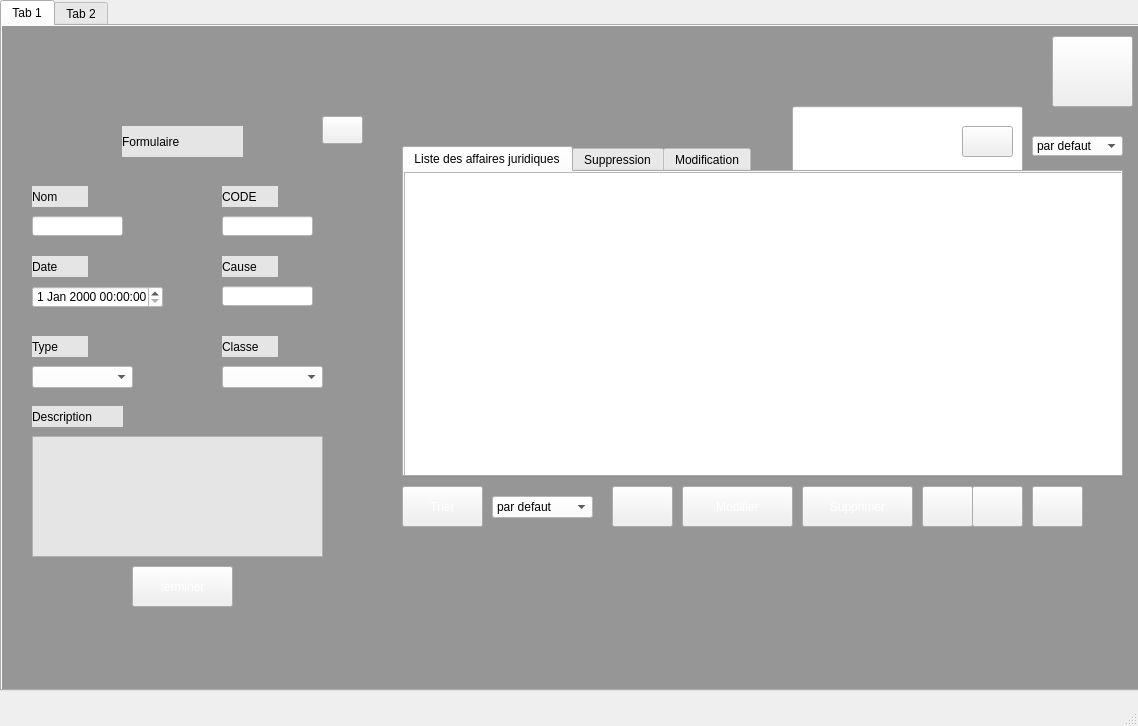
<?xml version="1.0" encoding="UTF-8"?>
<ui version="4.0">
 <class>MainWindow</class>
 <widget class="QMainWindow" name="MainWindow">
  <property name="geometry">
   <rect>
    <x>0</x>
    <y>0</y>
    <width>1138</width>
    <height>726</height>
   </rect>
  </property>
  <property name="windowTitle">
   <string>MainWindow</string>
  </property>
  <property name="styleSheet">
   <string notr="true"/>
  </property>
  <widget class="QWidget" name="centralwidget">
   <widget class="QTabWidget" name="Affaires_juridiques">
    <property name="geometry">
     <rect>
      <x>0</x>
      <y>0</y>
      <width>1161</width>
      <height>691</height>
     </rect>
    </property>
    <widget class="QWidget" name="tab">
     <attribute name="title">
      <string>Tab 1</string>
     </attribute>
     <widget class="QLineEdit" name="recherche">
      <property name="geometry">
       <rect>
        <x>790</x>
        <y>80</y>
        <width>231</width>
        <height>71</height>
       </rect>
      </property>
      <property name="styleSheet">
       <string notr="true">
font: 14pt &quot;MS Shell Dlg 2&quot;;
border-image: url(:/recources/img/affichage.png);</string>
      </property>
      <property name="text">
       <string/>
      </property>
     </widget>
     <widget class="QPushButton" name="stat">
      <property name="geometry">
       <rect>
        <x>920</x>
        <y>460</y>
        <width>51</width>
        <height>41</height>
       </rect>
      </property>
      <property name="styleSheet">
       <string notr="true">border-image: url(:/recources/img/stat.png);</string>
      </property>
      <property name="text">
       <string/>
      </property>
     </widget>
     <widget class="QLabel" name="qrcode_2">
      <property name="geometry">
       <rect>
        <x>420</x>
        <y>510</y>
        <width>211</width>
        <height>181</height>
       </rect>
      </property>
      <property name="text">
       <string/>
      </property>
     </widget>
     <widget class="QPushButton" name="refresh">
      <property name="geometry">
       <rect>
        <x>610</x>
        <y>460</y>
        <width>61</width>
        <height>41</height>
       </rect>
      </property>
      <property name="styleSheet">
       <string notr="true">border-image: url(:/recources/img/refresh.png);</string>
      </property>
      <property name="text">
       <string/>
      </property>
     </widget>
     <widget class="QPushButton" name="Recherche">
      <property name="geometry">
       <rect>
        <x>960</x>
        <y>100</y>
        <width>51</width>
        <height>31</height>
       </rect>
      </property>
      <property name="styleSheet">
       <string notr="true">border-image: url(:/recources/img/recherche.png);</string>
      </property>
      <property name="text">
       <string/>
      </property>
     </widget>
     <widget class="QPushButton" name="Modifier">
      <property name="geometry">
       <rect>
        <x>680</x>
        <y>460</y>
        <width>111</width>
        <height>41</height>
       </rect>
      </property>
      <property name="styleSheet">
       <string notr="true">border-image: url(:/recources/img/blue button.png);
font: 10pt &quot;Arial Rounded MT Bold&quot;;
color: rgb(255, 255, 255);</string>
      </property>
      <property name="text">
       <string>Modifier</string>
      </property>
     </widget>
     <widget class="QPushButton" name="pdf">
      <property name="geometry">
       <rect>
        <x>1030</x>
        <y>460</y>
        <width>51</width>
        <height>41</height>
       </rect>
      </property>
      <property name="styleSheet">
       <string notr="true">border-image: url(:/recources/img/PDF.png);</string>
      </property>
      <property name="text">
       <string/>
      </property>
     </widget>
     <widget class="QPushButton" name="supprimer">
      <property name="geometry">
       <rect>
        <x>800</x>
        <y>460</y>
        <width>111</width>
        <height>41</height>
       </rect>
      </property>
      <property name="styleSheet">
       <string notr="true">border-image: url(:/recources/img/blue button.png);
font: 10pt &quot;Arial Rounded MT Bold&quot;;
color: rgb(255, 255, 255);</string>
      </property>
      <property name="text">
       <string>Supprimer</string>
      </property>
     </widget>
     <widget class="QPushButton" name="profil">
      <property name="geometry">
       <rect>
        <x>1050</x>
        <y>10</y>
        <width>81</width>
        <height>71</height>
       </rect>
      </property>
      <property name="styleSheet">
       <string notr="true">border-image: url(:/recources/img/profile.png);</string>
      </property>
      <property name="text">
       <string/>
      </property>
     </widget>
     <widget class="QPushButton" name="trier">
      <property name="geometry">
       <rect>
        <x>400</x>
        <y>460</y>
        <width>81</width>
        <height>41</height>
       </rect>
      </property>
      <property name="styleSheet">
       <string notr="true">border-image: url(:/recources/img/blue button.png);
font: 10pt &quot;Arial Rounded MT Bold&quot;;
color: rgb(255, 255, 255);</string>
      </property>
      <property name="text">
       <string>Trier</string>
      </property>
     </widget>
     <widget class="QLabel" name="label_4">
      <property name="geometry">
       <rect>
        <x>0</x>
        <y>0</y>
        <width>1351</width>
        <height>711</height>
       </rect>
      </property>
      <property name="styleSheet">
       <string notr="true">background-color: rgb(150, 150, 150);</string>
      </property>
      <property name="text">
       <string/>
      </property>
     </widget>
     <widget class="QTabWidget" name="Qtab">
      <property name="geometry">
       <rect>
        <x>400</x>
        <y>120</y>
        <width>721</width>
        <height>331</height>
       </rect>
      </property>
      <property name="currentIndex">
       <number>0</number>
      </property>
      <widget class="QWidget" name="Liste_Affaires_Juridique">
       <attribute name="title">
        <string>Liste des affaires juridiques</string>
       </attribute>
       <widget class="QTableView" name="Affichage">
        <property name="geometry">
         <rect>
          <x>0</x>
          <y>0</y>
          <width>721</width>
          <height>311</height>
         </rect>
        </property>
       </widget>
      </widget>
      <widget class="QWidget" name="Suppression">
       <attribute name="title">
        <string>Suppression</string>
       </attribute>
       <widget class="QLabel" name="label">
        <property name="geometry">
         <rect>
          <x>240</x>
          <y>10</y>
          <width>251</width>
          <height>31</height>
         </rect>
        </property>
        <property name="styleSheet">
         <string notr="true">
font: 14pt &quot;Arial Rounded MT Bold&quot;;</string>
        </property>
        <property name="text">
         <string>Supprimer une affaire</string>
        </property>
       </widget>
       <widget class="QLabel" name="CODE_text_2">
        <property name="geometry">
         <rect>
          <x>200</x>
          <y>70</y>
          <width>56</width>
          <height>21</height>
         </rect>
        </property>
        <property name="styleSheet">
         <string notr="true">
font: 10pt &quot;MS Shell Dlg 2&quot;;</string>
        </property>
        <property name="text">
         <string>Code :</string>
        </property>
       </widget>
       <widget class="QLineEdit" name="Code_supp">
        <property name="geometry">
         <rect>
          <x>280</x>
          <y>70</y>
          <width>141</width>
          <height>20</height>
         </rect>
        </property>
        <property name="styleSheet">
         <string notr="true">background-color: rgb(255, 255, 255);</string>
        </property>
       </widget>
       <widget class="QLineEdit" name="Nom_supp">
        <property name="geometry">
         <rect>
          <x>280</x>
          <y>140</y>
          <width>141</width>
          <height>20</height>
         </rect>
        </property>
        <property name="styleSheet">
         <string notr="true">background-color: rgb(255, 255, 255);</string>
        </property>
       </widget>
       <widget class="QLabel" name="NOM_text_2">
        <property name="geometry">
         <rect>
          <x>200</x>
          <y>140</y>
          <width>56</width>
          <height>21</height>
         </rect>
        </property>
        <property name="styleSheet">
         <string notr="true">
font: 10pt &quot;MS Shell Dlg 2&quot;;</string>
        </property>
        <property name="text">
         <string>Nom :</string>
        </property>
       </widget>
       <widget class="QLabel" name="label_2">
        <property name="geometry">
         <rect>
          <x>330</x>
          <y>110</y>
          <width>41</width>
          <height>16</height>
         </rect>
        </property>
        <property name="styleSheet">
         <string notr="true">
font: 12pt &quot;MS Shell Dlg 2&quot;;</string>
        </property>
        <property name="text">
         <string>ou</string>
        </property>
       </widget>
      </widget>
      <widget class="QWidget" name="Modification">
       <attribute name="title">
        <string>Modification</string>
       </attribute>
       <widget class="QLabel" name="label_3">
        <property name="geometry">
         <rect>
          <x>230</x>
          <y>10</y>
          <width>251</width>
          <height>31</height>
         </rect>
        </property>
        <property name="styleSheet">
         <string notr="true">
font: 14pt &quot;Arial Rounded MT Bold&quot;;</string>
        </property>
        <property name="text">
         <string>Modifier une affaire</string>
        </property>
       </widget>
       <widget class="QLabel" name="CODE_text_3">
        <property name="geometry">
         <rect>
          <x>190</x>
          <y>100</y>
          <width>56</width>
          <height>21</height>
         </rect>
        </property>
        <property name="styleSheet">
         <string notr="true">
font: 10pt &quot;MS Shell Dlg 2&quot;;</string>
        </property>
        <property name="text">
         <string>Code :</string>
        </property>
       </widget>
       <widget class="QLineEdit" name="Code_mod">
        <property name="geometry">
         <rect>
          <x>280</x>
          <y>100</y>
          <width>141</width>
          <height>20</height>
         </rect>
        </property>
        <property name="styleSheet">
         <string notr="true">background-color: rgb(255, 255, 255);</string>
        </property>
       </widget>
      </widget>
     </widget>
     <widget class="QPushButton" name="location">
      <property name="geometry">
       <rect>
        <x>970</x>
        <y>460</y>
        <width>51</width>
        <height>41</height>
       </rect>
      </property>
      <property name="styleSheet">
       <string notr="true">border-image: url(:/recources/img/geolocalisation.png);</string>
      </property>
      <property name="text">
       <string/>
      </property>
     </widget>
     <widget class="QComboBox" name="chercherbox">
      <property name="geometry">
       <rect>
        <x>1030</x>
        <y>110</y>
        <width>91</width>
        <height>20</height>
       </rect>
      </property>
      <property name="styleSheet">
       <string notr="true">background-color: rgb(255, 255, 255);</string>
      </property>
      <item>
       <property name="text">
        <string>par defaut</string>
       </property>
      </item>
      <item>
       <property name="text">
        <string>par classe</string>
       </property>
      </item>
      <item>
       <property name="text">
        <string>par type</string>
       </property>
      </item>
     </widget>
     <widget class="QGroupBox" name="groupBox_2">
      <property name="geometry">
       <rect>
        <x>10</x>
        <y>80</y>
        <width>361</width>
        <height>521</height>
       </rect>
      </property>
      <property name="title">
       <string/>
      </property>
      <widget class="QLabel" name="Menuajout">
       <property name="geometry">
        <rect>
         <x>0</x>
         <y>0</y>
         <width>361</width>
         <height>521</height>
        </rect>
       </property>
       <property name="styleSheet">
        <string notr="true">border-image: url(:/recources/img/menu ajout.png);
background-color: rgb(150, 150, 150);</string>
       </property>
       <property name="text">
        <string/>
       </property>
       <property name="scaledContents">
        <bool>true</bool>
       </property>
      </widget>
      <widget class="QPushButton" name="leave">
       <property name="geometry">
        <rect>
         <x>310</x>
         <y>10</y>
         <width>41</width>
         <height>28</height>
        </rect>
       </property>
       <property name="styleSheet">
        <string notr="true">border-image: url(:/recources/img/X.png);</string>
       </property>
       <property name="text">
        <string/>
       </property>
      </widget>
      <widget class="QLabel" name="Formulaire">
       <property name="geometry">
        <rect>
         <x>110</x>
         <y>20</y>
         <width>121</width>
         <height>31</height>
        </rect>
       </property>
       <property name="styleSheet">
        <string notr="true">background-color: rgb(229, 229, 229);
font: 14pt &quot;Arial Rounded MT Bold&quot;;
</string>
       </property>
       <property name="text">
        <string>Formulaire</string>
       </property>
       <property name="scaledContents">
        <bool>true</bool>
       </property>
      </widget>
      <widget class="QLabel" name="NOM_text">
       <property name="geometry">
        <rect>
         <x>20</x>
         <y>80</y>
         <width>56</width>
         <height>21</height>
        </rect>
       </property>
       <property name="styleSheet">
        <string notr="true">background-color: rgb(229, 229, 229);
font: 10pt &quot;MS Shell Dlg 2&quot;;</string>
       </property>
       <property name="text">
        <string>Nom</string>
       </property>
      </widget>
      <widget class="QLabel" name="CODE_text">
       <property name="geometry">
        <rect>
         <x>210</x>
         <y>80</y>
         <width>56</width>
         <height>21</height>
        </rect>
       </property>
       <property name="styleSheet">
        <string notr="true">background-color: rgb(229, 229, 229);
font: 10pt &quot;MS Shell Dlg 2&quot;;</string>
       </property>
       <property name="text">
        <string>CODE</string>
       </property>
      </widget>
      <widget class="QLineEdit" name="Nom">
       <property name="geometry">
        <rect>
         <x>20</x>
         <y>110</y>
         <width>91</width>
         <height>20</height>
        </rect>
       </property>
       <property name="styleSheet">
        <string notr="true">background-color: rgb(255, 255, 255);</string>
       </property>
      </widget>
      <widget class="QLineEdit" name="Code">
       <property name="geometry">
        <rect>
         <x>210</x>
         <y>110</y>
         <width>91</width>
         <height>20</height>
        </rect>
       </property>
       <property name="styleSheet">
        <string notr="true">background-color: rgb(255, 255, 255);</string>
       </property>
      </widget>
      <widget class="QLabel" name="Date">
       <property name="geometry">
        <rect>
         <x>20</x>
         <y>150</y>
         <width>56</width>
         <height>21</height>
        </rect>
       </property>
       <property name="styleSheet">
        <string notr="true">background-color: rgb(229, 229, 229);
font: 10pt &quot;MS Shell Dlg 2&quot;;</string>
       </property>
       <property name="text">
        <string>Date</string>
       </property>
      </widget>
      <widget class="QLabel" name="cause_text">
       <property name="geometry">
        <rect>
         <x>210</x>
         <y>150</y>
         <width>56</width>
         <height>21</height>
        </rect>
       </property>
       <property name="styleSheet">
        <string notr="true">background-color: rgb(229, 229, 229);
font: 10pt &quot;MS Shell Dlg 2&quot;;</string>
       </property>
       <property name="text">
        <string>Cause</string>
       </property>
      </widget>
      <widget class="QDateTimeEdit" name="date">
       <property name="geometry">
        <rect>
         <x>20</x>
         <y>180</y>
         <width>131</width>
         <height>22</height>
        </rect>
       </property>
       <property name="styleSheet">
        <string notr="true">background-color: rgb(255, 255, 255);</string>
       </property>
       <property name="maximumDateTime">
        <datetime>
         <hour>23</hour>
         <minute>59</minute>
         <second>59</second>
         <year>2020</year>
         <month>12</month>
         <day>31</day>
        </datetime>
       </property>
       <property name="minimumDateTime">
        <datetime>
         <hour>0</hour>
         <minute>0</minute>
         <second>0</second>
         <year>1950</year>
         <month>1</month>
         <day>1</day>
        </datetime>
       </property>
      </widget>
      <widget class="QLineEdit" name="cause">
       <property name="geometry">
        <rect>
         <x>210</x>
         <y>180</y>
         <width>91</width>
         <height>20</height>
        </rect>
       </property>
       <property name="styleSheet">
        <string notr="true">background-color: rgb(255, 255, 255);</string>
       </property>
      </widget>
      <widget class="QLabel" name="type_text">
       <property name="geometry">
        <rect>
         <x>20</x>
         <y>230</y>
         <width>56</width>
         <height>21</height>
        </rect>
       </property>
       <property name="styleSheet">
        <string notr="true">background-color: rgb(229, 229, 229);
font: 10pt &quot;MS Shell Dlg 2&quot;;</string>
       </property>
       <property name="text">
        <string>Type</string>
       </property>
      </widget>
      <widget class="QLabel" name="classe_text">
       <property name="geometry">
        <rect>
         <x>210</x>
         <y>230</y>
         <width>56</width>
         <height>21</height>
        </rect>
       </property>
       <property name="styleSheet">
        <string notr="true">background-color: rgb(229, 229, 229);
font: 10pt &quot;MS Shell Dlg 2&quot;;</string>
       </property>
       <property name="text">
        <string>Classe</string>
       </property>
      </widget>
      <widget class="QComboBox" name="classe">
       <property name="geometry">
        <rect>
         <x>210</x>
         <y>260</y>
         <width>101</width>
         <height>22</height>
        </rect>
       </property>
       <property name="styleSheet">
        <string notr="true">background-color: rgb(255, 255, 255);</string>
       </property>
       <item>
        <property name="text">
         <string/>
        </property>
       </item>
       <item>
        <property name="text">
         <string>A</string>
        </property>
       </item>
       <item>
        <property name="text">
         <string>B</string>
        </property>
       </item>
       <item>
        <property name="text">
         <string>C</string>
        </property>
       </item>
       <item>
        <property name="text">
         <string>D</string>
        </property>
       </item>
      </widget>
      <widget class="QLabel" name="description_text">
       <property name="geometry">
        <rect>
         <x>20</x>
         <y>300</y>
         <width>91</width>
         <height>21</height>
        </rect>
       </property>
       <property name="styleSheet">
        <string notr="true">background-color: rgb(229, 229, 229);
font: 10pt &quot;MS Shell Dlg 2&quot;;</string>
       </property>
       <property name="text">
        <string>Description</string>
       </property>
      </widget>
      <widget class="QPlainTextEdit" name="description">
       <property name="geometry">
        <rect>
         <x>20</x>
         <y>330</y>
         <width>291</width>
         <height>121</height>
        </rect>
       </property>
       <property name="styleSheet">
        <string notr="true">background-color: rgb(229, 229, 229);
border-image: url(:/recources/img/description.png);</string>
       </property>
      </widget>
      <widget class="QPushButton" name="done">
       <property name="geometry">
        <rect>
         <x>120</x>
         <y>460</y>
         <width>101</width>
         <height>41</height>
        </rect>
       </property>
       <property name="styleSheet">
        <string notr="true">border-image: url(:/recources/img/blue button.png);
font: 10pt &quot;Arial Rounded MT Bold&quot;;
color: rgb(255, 255, 255);</string>
       </property>
       <property name="text">
        <string>terminer</string>
       </property>
      </widget>
      <widget class="QComboBox" name="type">
       <property name="geometry">
        <rect>
         <x>20</x>
         <y>260</y>
         <width>101</width>
         <height>22</height>
        </rect>
       </property>
       <property name="styleSheet">
        <string notr="true">background-color: rgb(255, 255, 255);</string>
       </property>
       <item>
        <property name="text">
         <string/>
        </property>
       </item>
       <item>
        <property name="text">
         <string>Violation</string>
        </property>
       </item>
       <item>
        <property name="text">
         <string>Misdemeanors</string>
        </property>
       </item>
       <item>
        <property name="text">
         <string>Felonies</string>
        </property>
       </item>
      </widget>
     </widget>
     <widget class="QComboBox" name="tri">
      <property name="geometry">
       <rect>
        <x>490</x>
        <y>470</y>
        <width>101</width>
        <height>22</height>
       </rect>
      </property>
      <property name="styleSheet">
       <string notr="true">background-color: rgb(255, 255, 255);</string>
      </property>
      <item>
       <property name="text">
        <string>par defaut</string>
       </property>
      </item>
      <item>
       <property name="text">
        <string>par classe</string>
       </property>
      </item>
      <item>
       <property name="text">
        <string>par date</string>
       </property>
      </item>
     </widget>
     <zorder>label_4</zorder>
     <zorder>recherche</zorder>
     <zorder>stat</zorder>
     <zorder>qrcode_2</zorder>
     <zorder>refresh</zorder>
     <zorder>Recherche</zorder>
     <zorder>Modifier</zorder>
     <zorder>pdf</zorder>
     <zorder>supprimer</zorder>
     <zorder>profil</zorder>
     <zorder>trier</zorder>
     <zorder>Qtab</zorder>
     <zorder>location</zorder>
     <zorder>chercherbox</zorder>
     <zorder>groupBox_2</zorder>
     <zorder>tri</zorder>
    </widget>
    <widget class="QWidget" name="tab_2">
     <attribute name="title">
      <string>Tab 2</string>
     </attribute>
    </widget>
   </widget>
  </widget>
  <widget class="QMenuBar" name="menubar">
   <property name="geometry">
    <rect>
     <x>0</x>
     <y>0</y>
     <width>1138</width>
     <height>26</height>
    </rect>
   </property>
  </widget>
  <widget class="QStatusBar" name="statusbar"/>
 </widget>
 <resources/>
 <connections/>
</ui>
